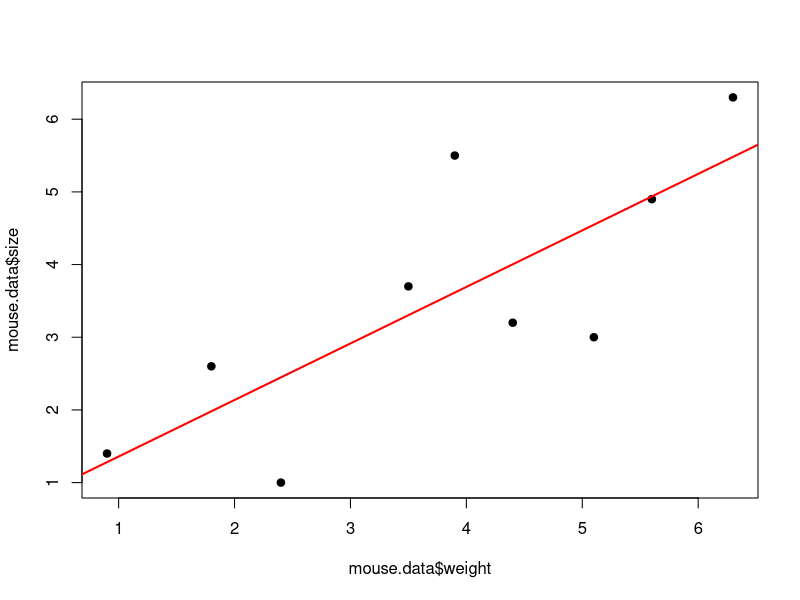
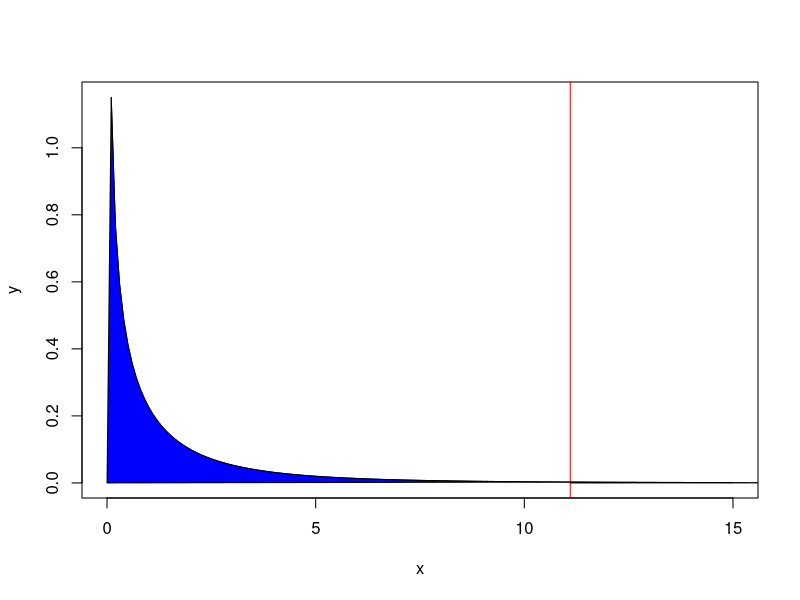
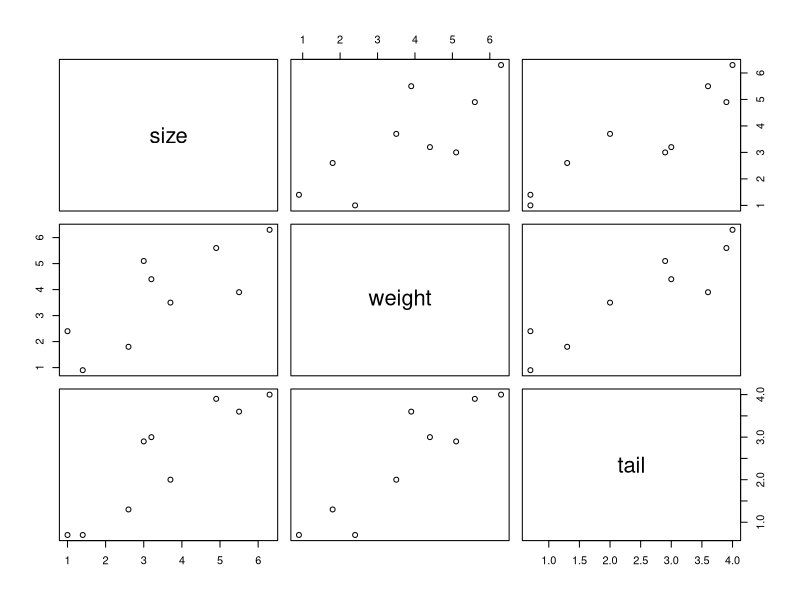
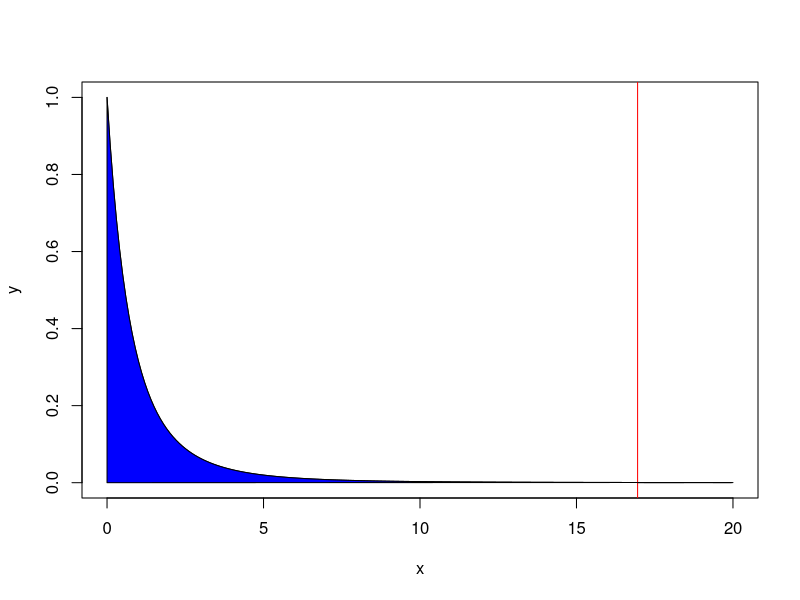

Reproduce these figures in R, in order.
rm(list = ls())
# Here's the data
mouse.data <- data.frame(
    size = c(1.4, 2.6, 1.0, 3.7, 5.5, 3.2, 3.0, 4.9, 6.3),
    weight = c(0.9, 1.8, 2.4, 3.5, 3.9, 4.4, 5.1, 5.6, 6.3),
    tail = c(0.7, 1.3, 0.7, 2.0, 3.6, 3.0, 2.9, 3.9, 4.0))

mouse.data

#######################################################
##
## Let's start by reviewing simple regression by 
## modeling mouse size with mouse weight.
##
#######################################################

## STEP 1: Draw a graph of the data to make sure the relationship make sense
plot(mouse.data$weight, mouse.data$size, pch=19, cex=1)

## STEP 2: Do the regression
simple.regression <- lm(size ~ weight, data=mouse.data)

## STEP 3: Look at the R^2, F-value and p-value
summary(simple.regression)

abline(simple.regression, lwd=2, col="red")

## now let's verify that our formula for R^2 is correct..
ss.mean <- sum((mouse.data$size - mean(mouse.data$size))^2)
ss.simple <- sum(simple.regression$residuals^2)

(ss.mean - ss.simple) / ss.mean # this is the R^2 value

## now let's verify the our formula for F is correct...
f.simple <- ((ss.mean - ss.simple) / (2 - 1)) / 
    (ss.simple / (nrow(mouse.data) - 2))

f.simple # this is the F-value

## Now let's draw a figure that shows how to calculate the p-value from the
## F-value
##
## First, draw the correct f-distribution curve with df1=1 and df2=7
x <- seq(from=0, to=15, by=0.1)
y <- df(x, df1=1, df2=7)
plot(x, y, type="l")

## now draw a verticle line where our F-value, f.simple, is.
abline(v=f.simple, col="red")

## color the graph on the left side of the line blue
x.zero.to.line <- seq(from=0, to=f.simple, by=0.1)
y.zero.to.line <- df(x.zero.to.line, df1=1, df2=7)
polygon(x=c(x.zero.to.line, 0), y=c(y.zero.to.line, 0), col="blue")

## color the graph on the right side of the line red
x.line.to.20 <- seq(from=f.simple, to=20, by=0.1)
y.line.to.20 <- df(x.line.to.20, df1=1, df2=7)
polygon(x=c(x.line.to.20, f.simple), y=c(y.line.to.20, 0), col="red")

pf(f.simple, df1=1, df2=7) ## the area under the curve that is blue

1-pf(f.simple, df1=1, df2=7) ## the area under the curve that is red

## lastly, let's compare this p-value to the one from the 
## original regression
summary(simple.regression)


#######################################################
##
## Now let's do multiple regression by adding an extra term, tail length
##
#######################################################

## STEP 1: Draw a graph of the data to make sure the relationship make sense
## This graph is more complex because it shows the relationships between all
## of the columns in "mouse.data".
plot(mouse.data)

## STEP 2: Do the regression
multiple.regression <- lm(size ~ weight + tail, data=mouse.data)

## STEP 3: Look at the R^2, F-value and p-value
summary(multiple.regression)


## again, we can verify that our R^2 value is what we think it is
ss.multiple <- sum(multiple.regression$residuals^2)

(ss.mean - ss.multiple) / ss.mean

## we can also verify that the F-value is what we think it is
f.multiple <- ((ss.mean - ss.multiple) / (3 - 1)) / 
    (ss.multiple / (nrow(mouse.data) - 3))

f.multiple  

## Again let's draw a figure that shows how to calculate the p-value from the
## F-value
##
## First, draw the correct f-distribution curve with df1=2 and df2=6
x <- seq(from=0, to=20, by=0.1)
y <- df(x, df1=2, df2=6)
plot(x, y, type="l")

## now draw a verticle line where our f.value is for this test
abline(v=f.multiple, col="red")

## color the graph on the left side of the line blue
x.zero.to.line <- seq(from=0, to=f.multiple, by=0.1)
y.zero.to.line <- df(x.zero.to.line, df1=2, df2=6)
polygon(x=c(x.zero.to.line, 0), y=c(y.zero.to.line, 0), col="blue")

## color the graph on the right side of the line red
x.line.to.20 <- seq(from=f.multiple, to=20, by=0.1)
y.line.to.20 <- df(x.line.to.20, df1=2, df2=6)
polygon(x=c(x.line.to.20, f.multiple), y=c(y.line.to.20, 0), col="red")


pf(f.multiple, df1=2, df2=6) ## the area under the curve that is blue

1-pf(f.multiple, df1=2, df2=6) ## the area under the curve that is red

## lastly, let's compare this p-value to the one from the 
## original regression
summary(multiple.regression)



#######################################################
##
## Now, let's see if "tail" makes a significant contribution by 
## comparing the "simple" fit (which does not include the tail data) 
## to the "multiple" fit (which has the extra term for the tail data)
##
#######################################################

f.simple.v.multiple <- ((ss.simple - ss.multiple) / (3-2)) / 
    (ss.multiple / (nrow(mouse.data) - 3))

1-pf(f.simple.v.multiple, df1=1, df2=6)

## Notice that this value is the same as the p-value next to the term for
## for "tail" in the summary of multiple regression:
summary(multiple.regression)

## Thus, the summary already calculated this F-value and p-value for us.
## this line tells us that including the "tail" term makes a statistically
## significant difference. The magnitude can be determined by looking
## at the change in R^2 between the simple and multiple regressions.